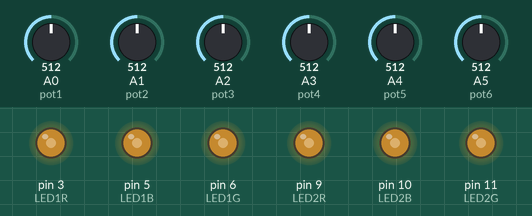
This sketch was run on a simulated Arduino Uno, built with avr-gcc and run on an emulated ATmega328P. Shown: output pins drawn as LEDs (lit = HIGH). Inputs (shaded band) come from the test bench; at power-on: A0 (pot1) = 512, A1 (pot2) = 512, A2 (pot3) = 512, A3 (pot4) = 512, A4 (pot5) = 512, A5 (pot6) = 512.

Above: at 1.2 s.
1.3 s: A0 (pot1) set to 716
At 1.7 s:
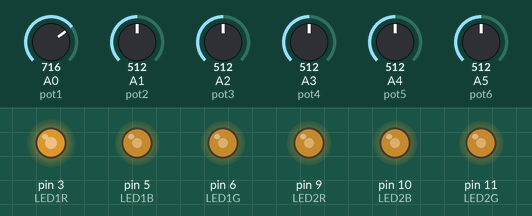
2.8 s: A1 (pot2) set to 716
At 4.0 s:
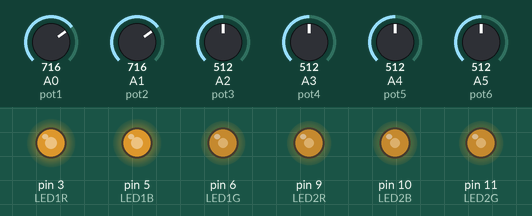
4.3 s: A2 (pot3) set to 716
At 5.2 s:
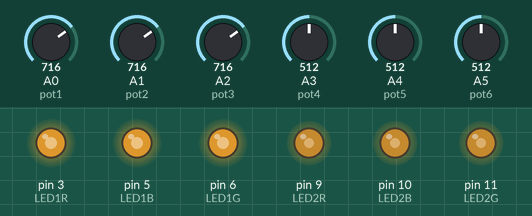
5.8 s: A3 (pot4) set to 716
At 6.3 s:
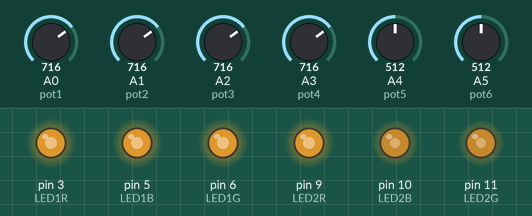
7.3 s: A4 (pot5) set to 716
At 8.5 s:
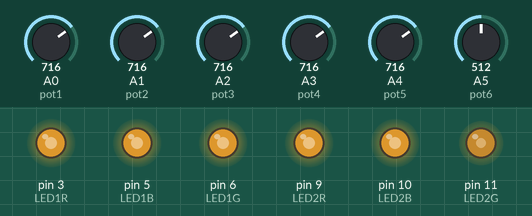
8.8 s: A5 (pot6) set to 716
At 9.8 s:
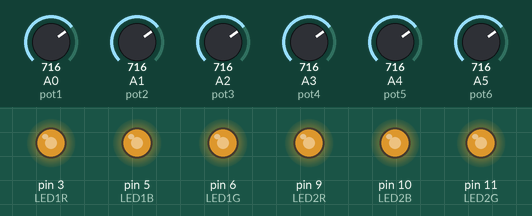
Timing chart, 0 to 11.3 s (numbered marks = the images above; inputs shaded):
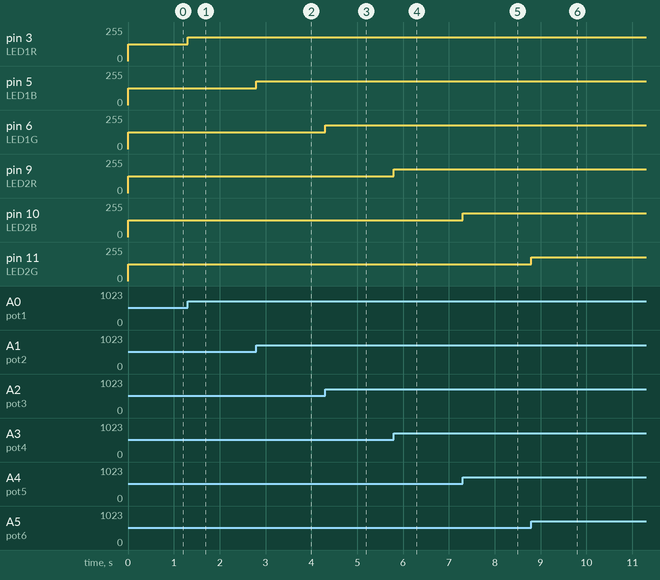

Measured:
- after the input at 1.3 s, pin 3 (LED1R): 127/255 → 178/255 at once
- after the input at 2.8 s, pin 5 (LED1B): 127/255 → 178/255 at once
- after the input at 4.3 s, pin 6 (LED1G): 127/255 → 178/255 at once
- after the input at 5.8 s, pin 9 (LED2R): 127/255 → 178/255 at once
- after the input at 7.3 s, pin 10 (LED2B): 127/255 → 178/255 at once
- after the input at 8.8 s, pin 11 (LED2G): 127/255 → 178/255 at once

The sketch:

leds_connections.ino
```cpp
// C++ code
// LEDs connetion

int LED1R=3;
int LED1B=5;
int LED1G=6;
int LED2R=9;
int LED2B=10;
int LED2G=11;

int pot1=A0; // which controls the Red colour of the first LED
int pot2=A1; // which controls the Blue colour of the first LED
int pot3=A2; // which controls the Green colour of the first LED
int pot4=A3; // which controls the Red colour of the second LED
int pot5=A4; // which controls the BLue colour of the second LED
int pot6=A5; // which controls the Green colour of the second LED

int val1;
int val2;
int val3;
int val4;
int val5;
int val6;


void setup()
{

  pinMode(LED1R, OUTPUT);
  pinMode(LED1B, OUTPUT);
  pinMode(LED1G, OUTPUT);
  pinMode(LED2R, OUTPUT);
  pinMode(LED2B, OUTPUT);
  pinMode(LED2G, OUTPUT);

}

void loop()
{

  val1= analogRead(pot1);
  val2= analogRead(pot2);
  val3= analogRead(pot3);
  val4= analogRead(pot4);
  val5= analogRead(pot5);
  val6= analogRead(pot6);

  val1=map(val1,0, 1023, 0, 255);
  val2=map(val2,0, 1023, 0, 255);
  val3=map(val3,0, 1023, 0, 255);
  val4=map(val4,0, 1023, 0, 255);
  val5=map(val5,0, 1023, 0, 255);
  val6=map(val6,0, 1023, 0, 255);

  analogWrite(LED1R, val1);
  analogWrite(LED1B, val2);
  analogWrite(LED1G, val3);
  analogWrite(LED2R, val4);
  analogWrite(LED2B, val5);
  analogWrite(LED2G, val6);


}
```
